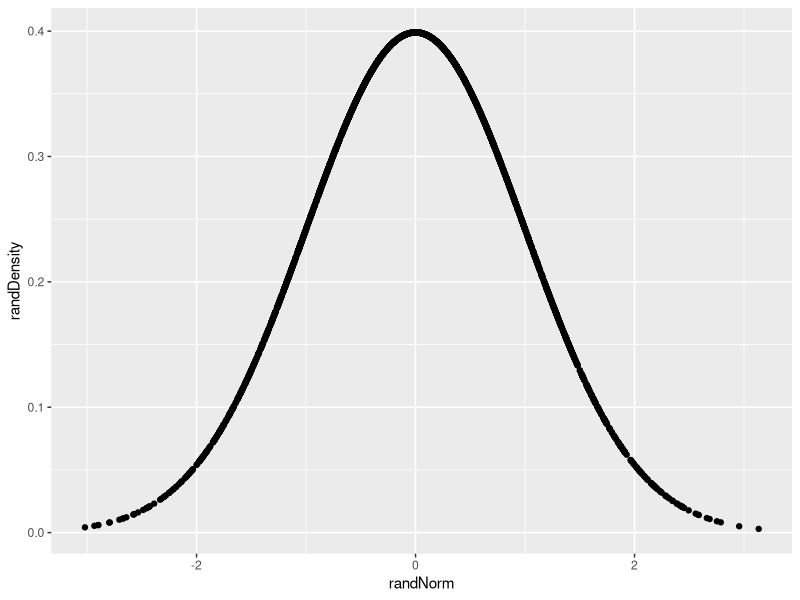
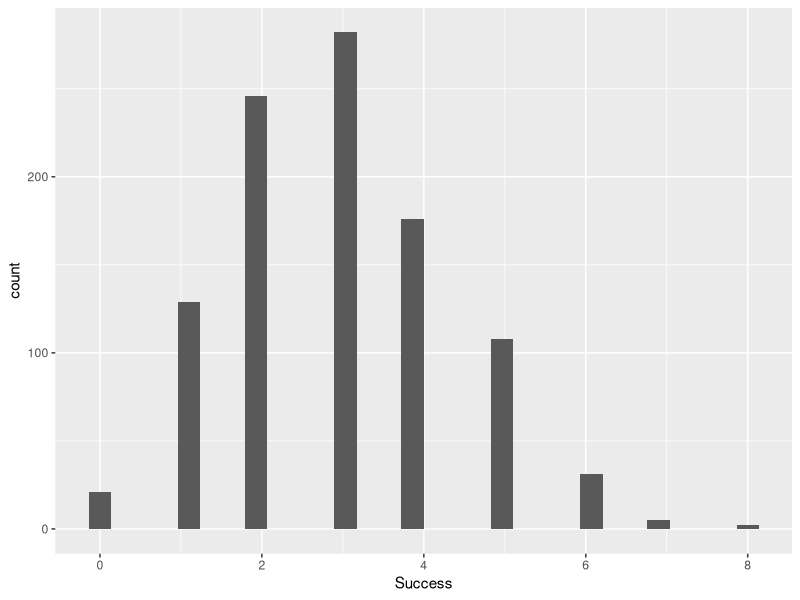
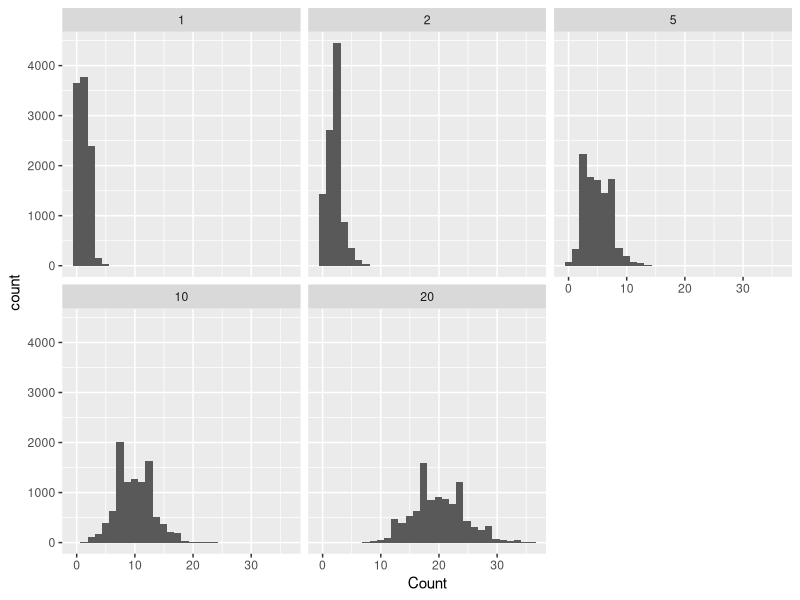
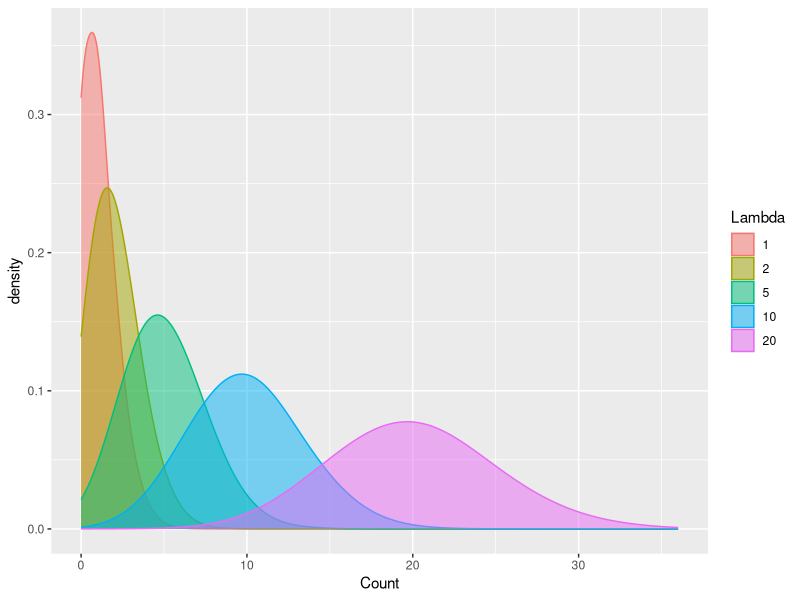

The R source for these figures, in order:
#DTA250 - Fall 2023
#JJ

# Normal Distributions ----
# Perhaps the most famous, and most used, distribution is the normal 
# distribution.

#TODO
# Create 10 random numbers using the rnorm() function
rnorm(10)


# In the case above, the mean is automatically set to 0 and the standard
# deviation is set to 1. We can change these values by adding the mean and
# standard deviation arguments to the function.

#TODO
# Create 10 random numbers with a mean of 100 and a standard deviation of 20
rnorm(n=10, mean=100, sd=20)


# The dnorm() function will give us the probability density of a given value
# in a normal distribution. For example, if we want to know the probability
# density of the value 100 in a normal distribution with a mean of 100 and a
# standard deviation of 20, we can use the dnorm() function.

#TODO
# Create 10 random numbers using the rnorm() function and store it in a variable
# called randNorm10

randNorm10 <- rnorm(10)

randNorm10

#TODO
# Run the dnorm() function on randNorm10
dnorm(randNorm10)


## Plotting Normal Distributions ----
#TODO
# Create 3000 random numbers using rnorm() and assign it to a variable called 
# randNorm
# Calculate the distribution of randNorm using the dnorm() function and assign
# it to a variable called randDensity
# Create a data.frame called randDF with two columns: randNorm and randDensity
# Load the ggplot2 library
# Create a scatter plot using the ggplot() and geom_point() functions
# Set the data argument to randDF
# Set the x-axis to randNorm and the y-axis to randDensity

randNorm <- rnorm(3000)
randDensity <- dnorm(randNorm)
randDF <- data.frame(randNorm, randDensity)

library(tidyverse)
ggplot(data = randDF, aes(x=randNorm, y = randDensity)) +
  geom_point()

# The pnorm() function will give us the cumulative probability of a given
# value in a normal distribution.

#TODO
# Run the pnorm() function on randNorm10
randNorm10
pnorm(randNorm10)


# Binomial Distributions ----
# The binomial distribution is a discrete probability distribution that
# describes the probability of a given number of successes in a given number
# of trials in an experiment which has two possible outcomes (commonly called
# a binomial experiment). For example, the probability of getting 3 heads in 5
# coin tosses.

#TODO
# Execute the rbinom() function with n=1, size=10, prob=0.4
rbinom(n=1, size=10, prob=0.4)


#TODO
# Try the code above with n=5 and n=10
rbinom(n=5, size=10, prob=0.4)
rbinom(n=10, size=10, prob=0.4)

#TODO
# Try the above 3 examples but this time make sure size=1
rbinom(n=1, size=1, prob=0.4)
rbinom(n=5, size=1, prob=0.4)
rbinom(n=10, size=1, prob=0.4)

#TODO
# Create a data.frame called binomDF with one column called Successes where
# Successes is a random binomial distribution with n=1000, size=10, prob=0.3
# Create a histogram using the ggplot() and geom_histogram() functions
# Set the data argument to binomDF
# Set the x-axis to Successes

binomDF <- data.frame(Success = rbinom(n=1000, size=10, prob=0.3))

ggplot(data = binomDF, aes(x=Success)) +
  geom_histogram()

# Poisson Distributions ----
# The Poisson distribution is a discrete probability distribution that
# describes the probability of a given number of events occurring in a fixed
# interval of time or space if these events occur with a known constant mean
# rate and independently of the time since the last event. For example, the
# probability of 3 customers arriving at a store in 1 hour if customers arrive
# at a rate of 3 per hour.

#TODO
# Using the rpois() function, create a random poisson distribution with 
# n=10000 and lambda=1.
# Save the results in a variable called pois1

pois1 <- rpois(n=10000, lambda=1)


#TODO
# Repeat the last TODO 4 more times but this time change lambda to 2, 5, 10, and 20
# Save the results in variables called pois2, pois5, pois10, and pois20

pois2 <- rpois(n=10000, lambda=2)
pois5 <- rpois(n=10000, lambda=5)
pois10 <- rpois(n=10000, lambda=10)
pois20 <- rpois(n=10000, lambda=20)


#TODO
# Create a data.frame called poisDF with 5 columns: Lambda.1, Lambda.2, Lambda.5,
# Lambda.10, and Lambda.20
# Set each column to the corresponding variable from the last TODO

poisDF <- data.frame(
  Lambda.1 = pois1,
  Lambda.2 = pois2,
  Lambda.5 = pois5,
  Lambda.10 = pois10,
  Lambda.20 = pois20
  )


#TODO
# We need to do some reshaping for the data to be in the correct format for
# plotting.
# Load the tidyr library
# Run the following code.

library(stringr)

library(tidyr)
poisDF <- poisDF |>
    pivot_longer(
        cols=everything(),
        names_to="Lambda",
        values_to="Count"
    )

poisDF <- poisDF |>
    mutate(Lambda=str_extract(Lambda, "[:digit:]+") |> 
    as.numeric() |> 
    as.factor()
    )

#TODO
# Create a histogram using the ggplot() and geom_histogram() functions
# Create a facet wrap using the facet_wrap() function to display the 5 different
# lambda values

ggplot(data = poisDF, aes(x=Count)) +
  geom_histogram() +
  facet_wrap(~Lambda)


#TODO
# Create a density plot using the ggplot() and geom_density() functions

ggplot(data = poisDF, aes(x=Count)) +
  geom_density(
    aes(group = Lambda, color = Lambda, fill = Lambda),
    adjust = 4,
    alpha=0.5
    )
